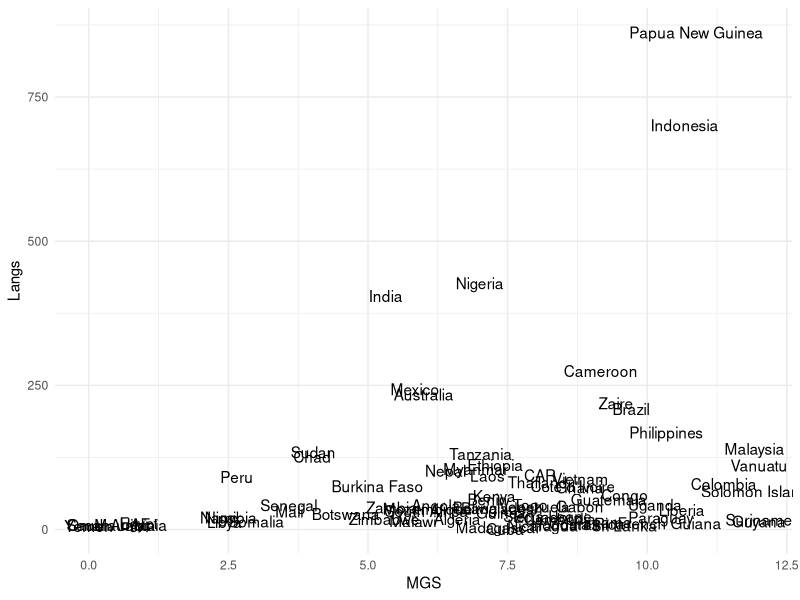

This figure's R source: (Note: this script raises an error after producing the figure.)
## ---- chunk 1

# Load MASS and pscl (used for negative binomial regression later):

library(MASS)
library(pscl)

# Load tidyverse and broom for tidy regression outputs:

library(tidyverse)
library(broom)

# Load in the iconicity dataset:

nettle <- read_csv('nettle_1999_climate.csv')

# Check dataset:

nettle
## ---- chunk 2

# Check that everything is positive:

all(nettle$Langs >= 0)
## ---- chunk 3
# What's the range of the predictor?

range(nettle$MGS)

# Check which countries these most extreme values correspond to:

filter(nettle, MGS %in% range(MGS))
## ---- chunk 4
ggplot(nettle, aes(x = MGS, y = Langs, label = Country)) +
  geom_text() +
  theme_minimal()
## ---- chunk 5
MGS_mdl <- glm(Langs ~ MGS, data = nettle,
               family = poisson)
## ---- chunk 6
tidy(MGS_mdl)
## ---- chunk 7
mycoefs <- tidy(MGS_mdl) %>% dplyr::select(estimate)
## ---- chunk 8
intercept <- mycoefs[1]
intercept

slope <- mycoefs[2]
slope
## ---- chunk 9
intercept + 0:12 * slope
## ---- chunk 10
exp(intercept + 0:12 * slope)
## ---- chunk 11
newpreds <- tibble(MGS = seq(0, 12, 0.01))

# Check:

newpreds
## ---- chunk 12
# Get predictions:

MGS_preds <- predict(MGS_mdl, newpreds)
head(MGS_preds) # first six numbers
## ---- chunk 13
# Exponentiate for rates:

MGS_preds <- exp(MGS_preds)
head(MGS_preds)
## ---- chunk 14
# Alternatively, specify the argument type = 'response':

MGS_preds <- predict(MGS_mdl, newpreds,
                     type = 'response')
head(MGS_preds)
## ---- chunk 15
# Put predictor values and predictions into same tibble:

mypreds <- tibble(MGS = newpreds$MGS, Rate = MGS_preds)
mypreds
## ---- chunk 16
# Create plot:

nettle %>% ggplot(aes(x = MGS, y = Langs)) +
  geom_text(aes(label = Country)) +
  geom_line(data = mypreds, mapping = aes(x = MGS, y = Rate),
            col = 'blue', size = 1) +
  theme_minimal()
## ---- chunk 17
# Adding exposure variables:

MGS_mdl_exposure <- glm(Langs ~ MGS + offset(Area),
                        data = nettle, family = 'poisson')

tidy(MGS_mdl_exposure)
## ---- chunk 18
MGS_mdl_nb <- glm.nb(Langs ~ MGS + offset(Area),
                     data = nettle)

# Check coefficients:

tidy(MGS_mdl_nb)
## ---- chunk 19
summary(MGS_mdl_nb)
## ---- chunk 20
# Perform overdispersion test:

odTest(MGS_mdl_nb)
